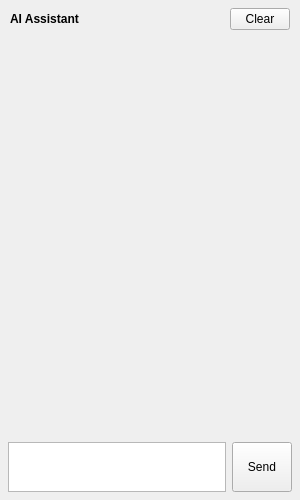
<?xml version="1.0" encoding="UTF-8"?>
<ui version="4.0">
 <class>ChatWidget</class>
 <widget class="QWidget" name="ChatWidget">
  <property name="geometry">
   <rect>
    <x>0</x>
    <y>0</y>
    <width>300</width>
    <height>500</height>
   </rect>
  </property>
  <property name="windowTitle">
   <string>AI Chat</string>
  </property>
  <layout class="QVBoxLayout" name="mainLayout" stretch="0,1,0">
   <property name="spacing">
    <number>4</number>
   </property>
   <property name="leftMargin">
    <number>4</number>
   </property>
   <property name="topMargin">
    <number>4</number>
   </property>
   <property name="rightMargin">
    <number>4</number>
   </property>
   <property name="bottomMargin">
    <number>4</number>
   </property>
   <item>
    <widget class="QWidget" name="headerWidget" native="true">
     <layout class="QHBoxLayout" name="headerLayout">
      <property name="leftMargin">
       <number>6</number>
      </property>
      <property name="topMargin">
       <number>4</number>
      </property>
      <property name="rightMargin">
       <number>6</number>
      </property>
      <property name="bottomMargin">
       <number>4</number>
      </property>
      <item>
       <widget class="QLabel" name="titleLabel">
        <property name="font">
         <font>
          <bold>true</bold>
         </font>
        </property>
        <property name="text">
         <string>AI Assistant</string>
        </property>
       </widget>
      </item>
      <item>
       <spacer name="headerSpacer">
        <property name="orientation">
         <enum>Qt::Horizontal</enum>
        </property>
        <property name="sizeHint" stdset="0">
         <size>
          <width>40</width>
          <height>20</height>
         </size>
        </property>
       </spacer>
      </item>
      <item>
       <widget class="QPushButton" name="clearButton">
        <property name="maximumSize">
         <size>
          <width>60</width>
          <height>16777215</height>
         </size>
        </property>
        <property name="toolTip">
         <string>Clear chat history</string>
        </property>
        <property name="text">
         <string>Clear</string>
        </property>
       </widget>
      </item>
     </layout>
    </widget>
   </item>
   <item>
    <widget class="QScrollArea" name="scrollArea">
     <property name="sizePolicy">
      <sizepolicy hsizetype="Expanding" vsizetype="Expanding">
       <horstretch>0</horstretch>
       <verstretch>1</verstretch>
      </sizepolicy>
     </property>
     <property name="frameShape">
      <enum>QFrame::NoFrame</enum>
     </property>
     <property name="widgetResizable">
      <bool>true</bool>
     </property>
     <property name="horizontalScrollBarPolicy">
      <enum>Qt::ScrollBarAlwaysOff</enum>
     </property>
     <property name="verticalScrollBarPolicy">
      <enum>Qt::ScrollBarAsNeeded</enum>
     </property>
     <widget class="QWidget" name="scrollAreaWidgetContents">
      <property name="geometry">
       <rect>
        <x>0</x>
        <y>0</y>
        <width>292</width>
        <height>378</height>
       </rect>
      </property>
      <layout class="QVBoxLayout" name="scrollLayout">
       <property name="spacing">
        <number>8</number>
       </property>
       <property name="leftMargin">
        <number>6</number>
       </property>
       <property name="topMargin">
        <number>6</number>
       </property>
       <property name="rightMargin">
        <number>6</number>
       </property>
       <property name="bottomMargin">
        <number>6</number>
       </property>
       <item>
        <spacer name="scrollSpacer">
         <property name="orientation">
          <enum>Qt::Vertical</enum>
         </property>
         <property name="sizeHint" stdset="0">
          <size>
           <width>20</width>
           <height>40</height>
          </size>
         </property>
        </spacer>
       </item>
      </layout>
     </widget>
    </widget>
   </item>
   <item>
    <widget class="QWidget" name="inputWidget" native="true">
     <layout class="QHBoxLayout" name="inputLayout">
      <property name="leftMargin">
       <number>4</number>
      </property>
      <property name="topMargin">
       <number>4</number>
      </property>
      <property name="rightMargin">
       <number>4</number>
      </property>
      <property name="bottomMargin">
       <number>4</number>
      </property>
      <item>
       <widget class="ChatInputEdit" name="inputField">
        <property name="maximumSize">
         <size>
          <width>16777215</width>
          <height>50</height>
         </size>
        </property>
       </widget>
      </item>
      <item>
       <widget class="QPushButton" name="sendButton">
        <property name="minimumSize">
         <size>
          <width>60</width>
          <height>50</height>
         </size>
        </property>
        <property name="maximumSize">
         <size>
          <width>60</width>
          <height>50</height>
         </size>
        </property>
        <property name="text">
         <string>Send</string>
        </property>
       </widget>
      </item>
     </layout>
    </widget>
   </item>
  </layout>
 </widget>
 <customwidgets>
  <customwidget>
   <class>ChatInputEdit</class>
   <extends>QPlainTextEdit</extends>
   <header>gui/ai/ChatInputEdit.h</header>
  </customwidget>
 </customwidgets>
 <resources/>
 <connections/>
</ui>
